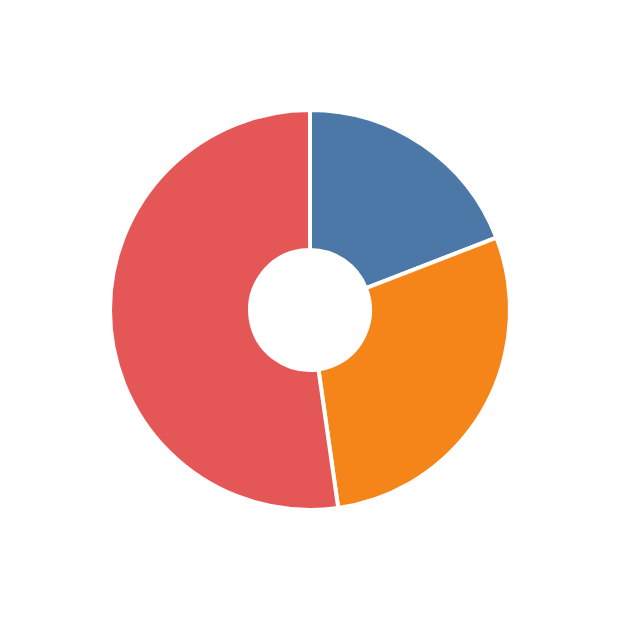

Specify this chart in Vega-Lite:
### Vega specification from a JSON file in a GitHub repository (floating-point values rounded to 4 significant figures)
{"$schema": "https://vega.github.io/schema/vega/v6.json", "width": 300, "height": 300, "padding": 5, "autosize": "none", "background": "white", "data": [{"name": "t", "values": [{"i": 0, "a0": 1.2, "a1": 0, "ir": 30, "or": 100}, {"i": 1, "a0": 3.0, "a1": 1.2, "ir": 30, "or": 100}, {"i": 2, "a0": 6.283, "a1": 3.0, "ir": 30, "or": 100}]}], "scales": [{"name": "c", "type": "ordinal", "domain": {"data": "t", "field": "i"}, "range": "category"}], "marks": [{"type": "arc", "from": {"data": "t"}, "encode": {"update": {"x": {"value": 150}, "y": {"value": 150}, "startAngle": {"field": "a0"}, "endAngle": {"field": "a1"}, "innerRadius": {"field": "ir"}, "outerRadius": {"field": "or"}, "fill": {"scale": "c", "field": "i"}, "stroke": {"value": "white"}, "strokeWidth": {"value": 2}}}}]}
